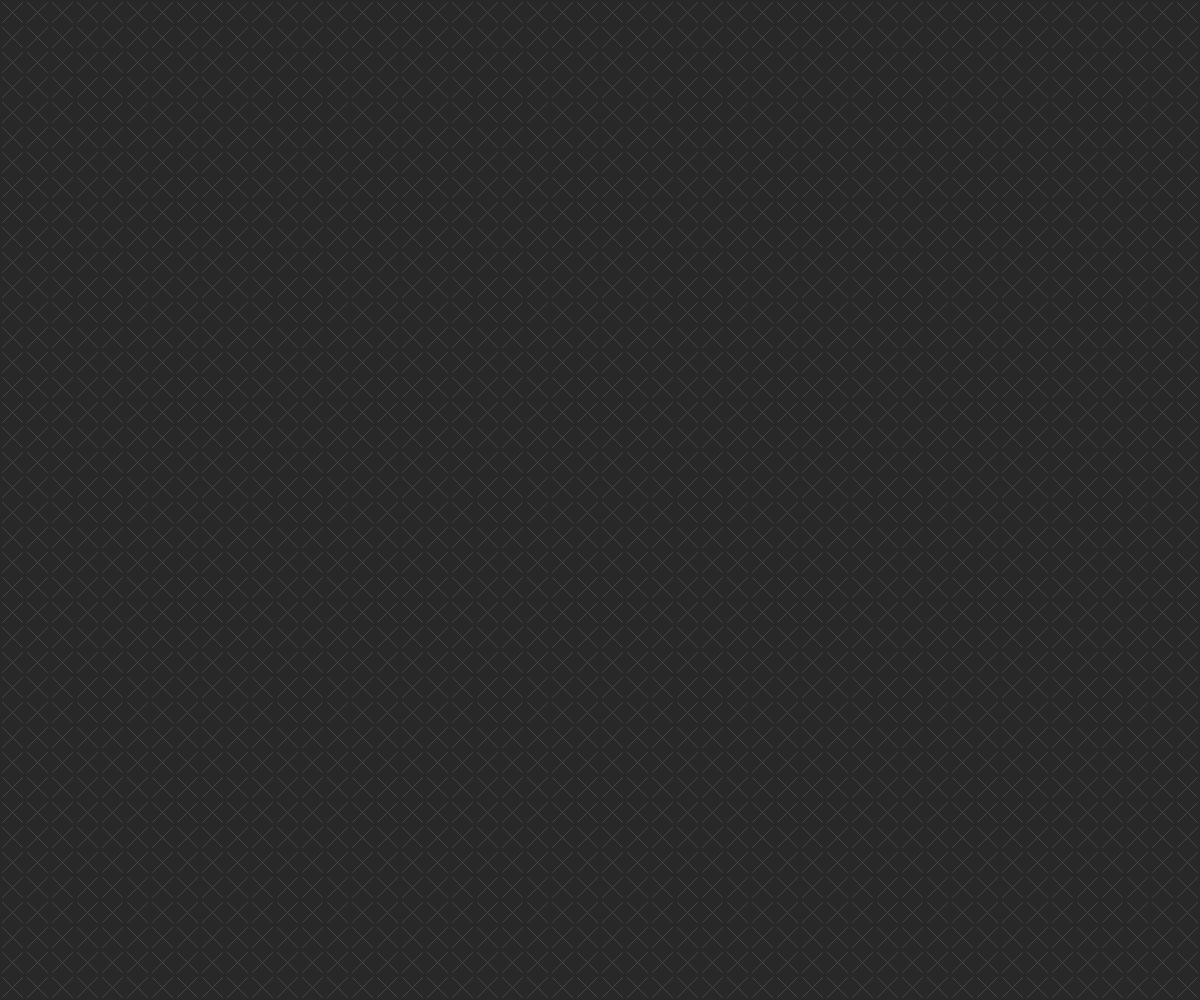
Frame 1 (no input)
Frame 60 (no input): identical to frame 1, image omitted
Frame 120 (the mouse pressed at the canvas centre since frame 60): identical to frame 1, image omitted

The p5.js sketch that drew this single still picture (run headless with seeded random() and noise() and a simulated clock; from frame 60 on, the mouse is pressed at the canvas centre):

// p5.js sketch
// ── sketch.js
let distMouse = 15;
let cols; let rows; let size = 25; let offset = 5;
let blocks = [];

function setup() {
  createCanvas(windowWidth, windowHeight);
  rectMode(CENTER);
  angleMode(DEGREES);
  cols = width / size;
  rows = height / size;

  for (let i = 0; i < cols; i++) {
    blocks[i] = [];
    for (let j = 0; j < rows; j++) {
      blocks[i][j] = new Block(size / 2 + i * size, size / 2 + j * size);
    }
  }

}

function draw() {
  background(40);
  for (let i = 0; i < cols; i++) {
    for (let j = 0; j < rows; j++) {
      blocks[i][j].move();
      blocks[i][j].display();
    }
  }


}
// ── block.js
class Block {
  constructor(x, y) {
    this.x = x;
    this.y = y;
    this.angle = 0;
    this.color = 70;
  }

  display() {
    noFill();
    stroke(this.color);
    push();
    translate(this.x, this.y);
    rotate(this.angle);

    if (this.angle > 0 && this.angle < 45) {
      this.drawRect();
    } else {
      this.drawX();
    }
    pop();
  }

  move() {
    let distance;
    if (pmouseX - mouseX != 0 || pmouseY - mouseY != 0) {
      distance = dist(mouseX, mouseY, this.x, this.y);
      if (distance < distMouse) {
        this.angle += 1;
        this.color = 255;
      }
    }
    if (this.angle > 0 && this.angle < 90) {
      this.angle += 1;
      if (this.color > 70) {
        this.color -= 3;
      }

    } else {
      this.angle = 0;
      this.color = 70;
    }

  }

  drawRect() {
    rect(0, 0, size - offset, size - offset);
  }

  drawX() {
    let margin = -size / 2;
    line(margin + offset / 2, margin + offset / 2, margin + size - offset / 2, margin + size - offset / 2);
    line(margin + size - offset / 2, margin + offset / 2, margin + offset / 2, margin + size - offset / 2);
  }
}
